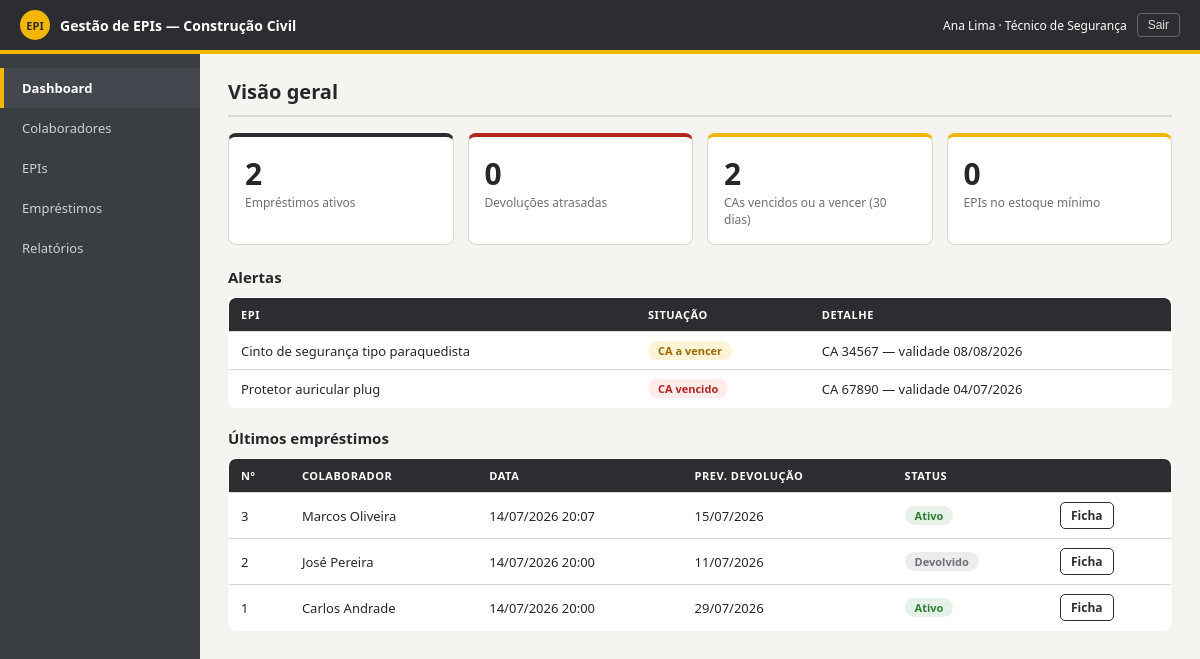
/ (signed in), run on the app's committed database.
### core/models.py (models this page shows, shortened)
class Usuario(AbstractUser):
    class Perfil(models.TextChoices):
        ADMINISTRADOR = 'ADMINISTRADOR', 'Administrador'
        TECNICO = 'TECNICO', 'Técnico de Segurança'
        ALMOXARIFE = 'ALMOXARIFE', 'Almoxarife'
    perfil = models.CharField('Perfil de acesso', max_length=20,
                              choices=Perfil.choices, default=Perfil.TECNICO)
    @property
    def eh_admin(self):
        return self.perfil == self.Perfil.ADMINISTRADOR or self.is_superuser

class EPI(models.Model):
    class Categoria(models.TextChoices):
        CABECA = 'CABECA', 'Proteção da cabeça'
        AUDITIVA = 'AUDITIVA', 'Proteção auditiva'
        RESPIRATORIA = 'RESPIRATORIA', 'Proteção respiratória'
        VISUAL = 'VISUAL', 'Proteção visual'
        MAOS = 'MAOS', 'Proteção das mãos'
        PES = 'PES', 'Proteção dos pés'
        TRONCO = 'TRONCO', 'Proteção do tronco'
        ALTURA = 'ALTURA', 'Trabalho em altura'
        OUTROS = 'OUTROS', 'Outros'
    nome = models.CharField('Nome do EPI', max_length=100)
    descricao = models.CharField('Descrição', max_length=255, blank=True)
    categoria = models.CharField('Categoria', max_length=20, choices=Categoria.choices)
    ca_numero = models.CharField('Nº do CA', max_length=20,
                                 help_text='Certificado de Aprovação (NR-6)')
    ca_validade = models.DateField('Validade do CA')
    tamanho = models.CharField('Tamanho', max_length=10, blank=True)
    qtd_estoque = models.PositiveIntegerField('Qtde. em estoque', default=0)
    qtd_minima = models.PositiveIntegerField('Estoque mínimo', default=5)
    ativo = models.BooleanField('Ativo', default=True)
    criado_em = models.DateTimeField(auto_now_add=True)
    class Meta:
        ordering = ['nome']
        verbose_name = 'EPI'
        verbose_name_plural = 'EPIs'
    @property
    def ca_vencido(self):
        return self.ca_validade < timezone.localdate()
    @property
    def ca_a_vencer(self):
        hoje = timezone.localdate()
        return not self.ca_vencido and self.ca_validade <= hoje + timedelta(days=30)
    @property
    def estoque_baixo(self):
        return self.qtd_estoque <= self.qtd_minima

class Emprestimo(models.Model):
    class Status(models.TextChoices):
        ATIVO = 'ATIVO', 'Ativo'
        DEVOLVIDO = 'DEVOLVIDO', 'Devolvido'
        ATRASADO = 'ATRASADO', 'Atrasado'
    colaborador = models.ForeignKey(Colaborador, on_delete=models.PROTECT,
                                    related_name='emprestimos', verbose_name='Colaborador')
    usuario = models.ForeignKey('core.Usuario', on_delete=models.PROTECT,
                                related_name='emprestimos_registrados',
                                verbose_name='Registrado por')
    data_emprestimo = models.DateTimeField('Data do empréstimo', auto_now_add=True)
    data_prevista_devolucao = models.DateField('Data prevista de devolução')
    status = models.CharField('Status', max_length=10,
                              choices=Status.choices, default=Status.ATIVO)
    observacao = models.CharField('Observação', max_length=255, blank=True)
    class Meta:
        ordering = ['-data_emprestimo']
        verbose_name = 'empréstimo'
        verbose_name_plural = 'empréstimos'
    @classmethod
    def atualizar_atrasados(cls):
        cls.objects.filter(
            status=cls.Status.ATIVO,
            data_prevista_devolucao__lt=timezone.localdate(),
        ).update(status=cls.Status.ATRASADO)

class Colaborador(models.Model):
    matricula = models.CharField('Matrícula', max_length=20, unique=True)
    nome = models.CharField('Nome completo', max_length=100)
    cpf = models.CharField('CPF', max_length=14, unique=True,
                           help_text='Somente números ou no formato 000.000.000-00')
    data_nascimento = models.DateField('Data de nascimento', null=True, blank=True)
    cargo = models.CharField('Cargo', max_length=60)
    setor = models.CharField('Setor', max_length=60)
    telefone = models.CharField('Telefone', max_length=15, blank=True)
    email = models.EmailField('E-mail', blank=True)
    ativo = models.BooleanField('Ativo', default=True)
    criado_em = models.DateTimeField(auto_now_add=True)
    class Meta:
        ordering = ['nome']
        verbose_name = 'colaborador'
        verbose_name_plural = 'colaboradores'

### core/views.py (the view)
# urls.py: path('', views.dashboard, name='dashboard'),
@login_required
def dashboard(request):
    Emprestimo.atualizar_atrasados()
    epis = EPI.objects.filter(ativo=True)
    return render(request, 'core/dashboard.html', {
        'total_ativos': Emprestimo.objects.filter(status='ATIVO').count(),
        'total_atrasados': Emprestimo.objects.filter(status='ATRASADO').count(),
        'cas_a_vencer': [e for e in epis if e.ca_a_vencer or e.ca_vencido],
        'estoque_baixo': [e for e in epis if e.estoque_baixo],
        'ultimos_emprestimos': Emprestimo.objects.select_related('colaborador')[:8],
    })

### core/templates/core/dashboard.html (shortened to what this page needs)
{% extends 'core/base.html' %}
{% block conteudo %}
<h1>Visão geral</h1>
<div class="cartoes">
  <div class="cartao"><div class="numero">{{ total_ativos }}</div><div class="rotulo">Empréstimos ativos</div></div>
  <div class="cartao alerta"><div class="numero">{{ total_atrasados }}</div><div class="rotulo">Devoluções atrasadas</div></div>
  <div class="cartao aviso"><div class="numero">{{ cas_a_vencer|length }}</div><div class="rotulo">CAs vencidos ou a vencer (30 dias)</div></div>
  <div class="cartao aviso"><div class="numero">{{ estoque_baixo|length }}</div><div class="rotulo">EPIs no estoque mínimo</div></div>
</div>
{% if cas_a_vencer or estoque_baixo %}
<h2>Alertas</h2>
<table>
  <tr><th>EPI</th><th>Situação</th><th>Detalhe</th></tr>
  {% for e in cas_a_vencer %}
  <tr><td>{{ e.nome }}</td>
      <td>{% if e.ca_vencido %}<span class="tag tag-alerta">CA vencido</span>{% else %}<span class="tag tag-aviso">CA a vencer</span>{% endif %}</td>
      <td>{{ e.ca_numero }} — validade {{ e.ca_validade|date:'d/m/Y' }}</td></tr>
  {% endfor %}
</table>
{% endif %}
<h2>Últimos empréstimos</h2>
<table>
  <tr><th>Nº</th><th>Colaborador</th><th>Data</th><th>Prev. devolução</th><th>Status</th><th></th></tr>
  {% for emp in ultimos_emprestimos %}
  <tr>
    <td>{{ emp.pk }}</td><td>{{ emp.colaborador.nome }}</td>
    <td>{{ emp.data_emprestimo|date:'d/m/Y H:i' }}</td>
    <td>{{ emp.data_prevista_devolucao|date:'d/m/Y' }}</td>
    <td>{% if emp.status == 'ATIVO' %}<span class="tag tag-ok">Ativo</span>
        {% elif emp.status == 'ATRASADO' %}<span class="tag tag-alerta">Atrasado</span>
        {% else %}<span class="tag tag-neutro">Devolvido</span>{% endif %}</td>
    <td><a class="btn btn-secundario btn-mini" href="{% url 'emprestimo_ficha' emp.pk %}">Ficha</a></td>
  </tr>
  {% empty %}
  <tr><td colspan="6">Nenhum empréstimo registrado ainda. <a href="{% url 'emprestimo_novo' %}">Registrar o primeiro</a>.</td></tr>
  {% endfor %}
</table>
{% endblock %}

### core/templates/core/base.html (shortened to what this page needs)
{% load static %}
<!DOCTYPE html>
<html lang="pt-BR">
<head>
<link rel="stylesheet" href="{% static 'css/style.css' %}">
</head>
<body>
<header class="topbar">
  <div class="marca"><span class="capacete">EPI</span> Gestão de EPIs — Construção Civil</div>
  <div class="usuario-chip">
    <span>{{ user.get_full_name|default:user.username }} · {{ user.get_perfil_display }}</span>
    <form method="post" action="{% url 'logout' %}">{% csrf_token %}<button type="submit">Sair</button></form>
  </div>
</header>
<div class="layout">
  <nav class="menu">
    {% with atual=request.resolver_match.url_name %}
    <a href="{% url 'dashboard' %}" class="{% if atual == 'dashboard' %}ativo{% endif %}">Dashboard</a>
    <a href="{% url 'colaborador_lista' %}" class="{% if 'colaborador' in atual %}ativo{% endif %}">Colaboradores</a>
    <a href="{% url 'epi_lista' %}" class="{% if 'epi_' in atual %}ativo{% endif %}">EPIs</a>
    <a href="{% url 'emprestimo_lista' %}" class="{% if 'emprestimo' in atual %}ativo{% endif %}">Empréstimos</a>
    <a href="{% url 'relatorios' %}" class="{% if atual == 'relatorios' %}ativo{% endif %}">Relatórios</a>
    {% endwith %}
  </nav>
  <main class="conteudo">
    {% block conteudo %}{% endblock %}
  </main>
</div>
</body>
</html>

### core/static/css/style.css (style rules this page uses)
:root { --grafite:#2b2d31; --grafite-2:#3a3d42; --amarelo:#f2b705; --amarelo-esc:#c79300; --papel:#f5f4f0; --branco:#ffffff; --linha:#d9d7d0; --texto:#26272b; --cinza:#6d6f76; --ok:#2e7d32; --alerta:#b3261e; --aviso:#9a6c00; }
* { box-sizing:border-box; margin:0; padding:0; }
body { font-family:'Segoe UI',Arial,sans-serif; background:var(--papel); color:var(--texto); font-size:14px; }
a { color:inherit; }
.topbar { display:flex; justify-content:space-between; align-items:center; background:var(--grafite); color:#fff; padding:10px 20px; border-bottom:4px solid var(--amarelo); }
.marca { display:flex; align-items:center; gap:10px; font-weight:700; }
.marca .capacete { width:30px;height:30px;border-radius:50%;background:var(--amarelo); color:var(--grafite);display:flex;align-items:center;justify-content:center;font-size:11px;font-weight:800; }
.usuario-chip { font-size:12px; display:flex; align-items:center; gap:10px; }
.usuario-chip form { display:inline; }
.usuario-chip button { background:none;border:1px solid #666;color:#ddd;border-radius:4px; padding:4px 10px;cursor:pointer;font-size:12px; }
.layout { display:flex; min-height:calc(100vh - 55px); }
.menu { width:200px; background:var(--grafite-2); padding:14px 0; }
.menu a { display:block; color:#cfd0d4; text-decoration:none; padding:11px 18px; font-size:13px; border-left:4px solid transparent; }
.menu a.ativo { border-left-color:var(--amarelo); background:#44474d; color:#fff; font-weight:600; }
.conteudo { flex:1; padding:24px 28px; max-width:1100px; }
h1 { font-size:20px; margin-bottom:16px; padding-bottom:10px; border-bottom:2px solid var(--linha); }
h2 { font-size:15px; margin:20px 0 10px; }
.cartoes { display:flex; gap:14px; flex-wrap:wrap; margin-bottom:22px; }
.cartao { flex:1; min-width:170px; background:var(--branco); border:1px solid var(--linha); border-radius:8px; padding:16px; border-top:4px solid var(--grafite); }
.cartao.alerta { border-top-color:var(--alerta); }
.cartao.aviso { border-top-color:var(--amarelo); }
.cartao .numero { font-size:30px; font-weight:800; }
.cartao .rotulo { font-size:12px; color:var(--cinza); }
.btn { display:inline-block; border:none; border-radius:5px; padding:9px 18px; font-size:13px; font-weight:600; cursor:pointer; text-decoration:none; }
.btn-secundario { background:#fff; border:1.5px solid var(--grafite); color:var(--grafite); }
.btn-mini { padding:4px 10px; font-size:12px; }
table { width:100%; border-collapse:collapse; background:var(--branco); border:1px solid var(--linha); border-radius:8px; overflow:hidden; font-size:13px; }
th { background:var(--grafite); color:#fff; text-align:left; padding:9px 12px; font-size:11px; text-transform:uppercase; letter-spacing:.05em; }
td { padding:9px 12px; border-top:1px solid var(--linha); }
.tag { display:inline-block; border-radius:12px; padding:2px 10px; font-size:11px; font-weight:600; }
.tag-ok { background:#e6f2e7; color:var(--ok); }
.tag-alerta { background:#fdecea; color:var(--alerta); }
.tag-aviso { background:#fdf3d7; color:var(--aviso); }
.tag-neutro { background:#ececec; color:var(--cinza); }

### data on the page
Usuario: get_full_name "Ana Lima", perfil "Técnico de Segurança"
EPI: nome "Cinto de segurança tipo paraquedista", shows "CA a vencer", ca_numero "CA 34567", ca_validade "08/08/2026"
EPI: nome "Protetor auricular plug", shows "CA vencido", ca_numero "CA 67890", ca_validade "04/07/2026"
Emprestimo: pk "3", colaborador.nome "Marcos Oliveira", data_emprestimo "14/07/2026 20:07", data_prevista_devolucao "15/07/2026", status "Ativo"
Emprestimo: pk "2", colaborador.nome "José Pereira", data_emprestimo "14/07/2026 20:00", data_prevista_devolucao "11/07/2026", status "Devolvido"
Emprestimo: pk "1", colaborador.nome "Carlos Andrade", data_emprestimo "14/07/2026 20:00", data_prevista_devolucao "29/07/2026", status "Ativo"

### other printed values
{{ total_ativos }} "2"
{{ total_atrasados }} "0"
{{ cas_a_vencer|length }} "2"
{{ estoque_baixo|length }} "0"
